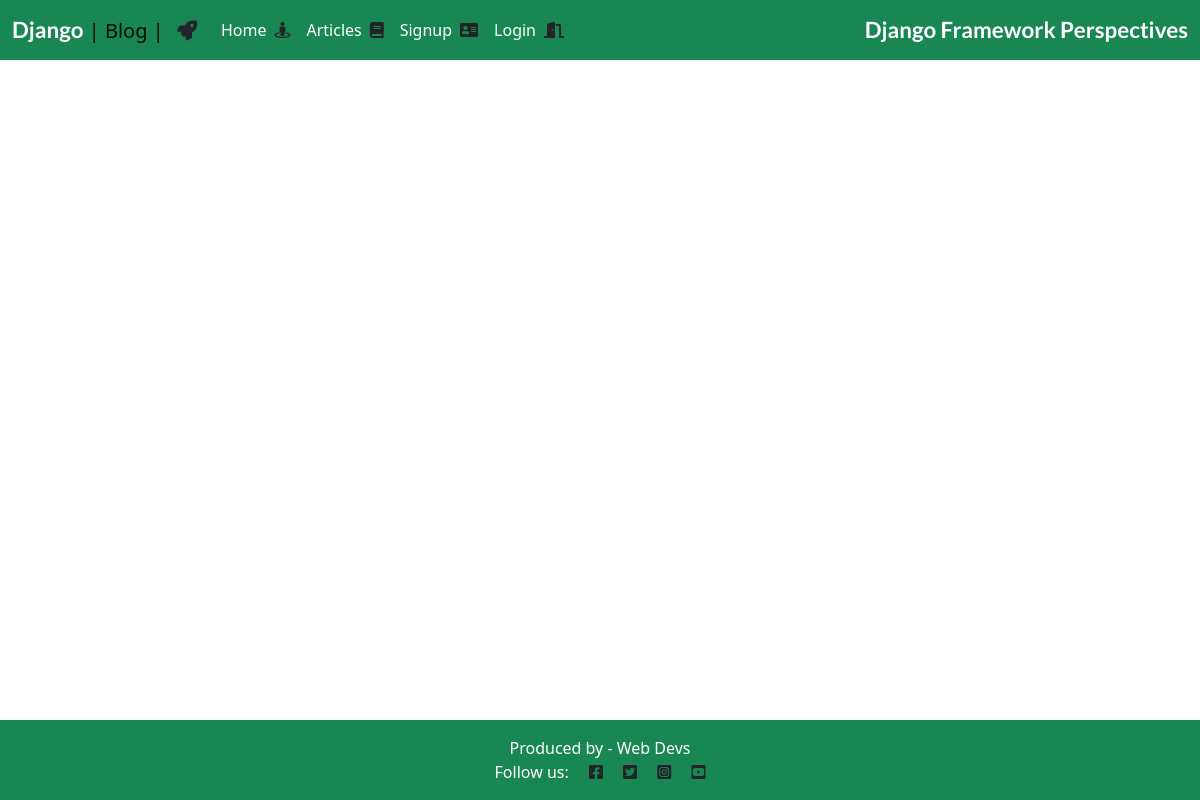
The app's page /article-list/, older data.
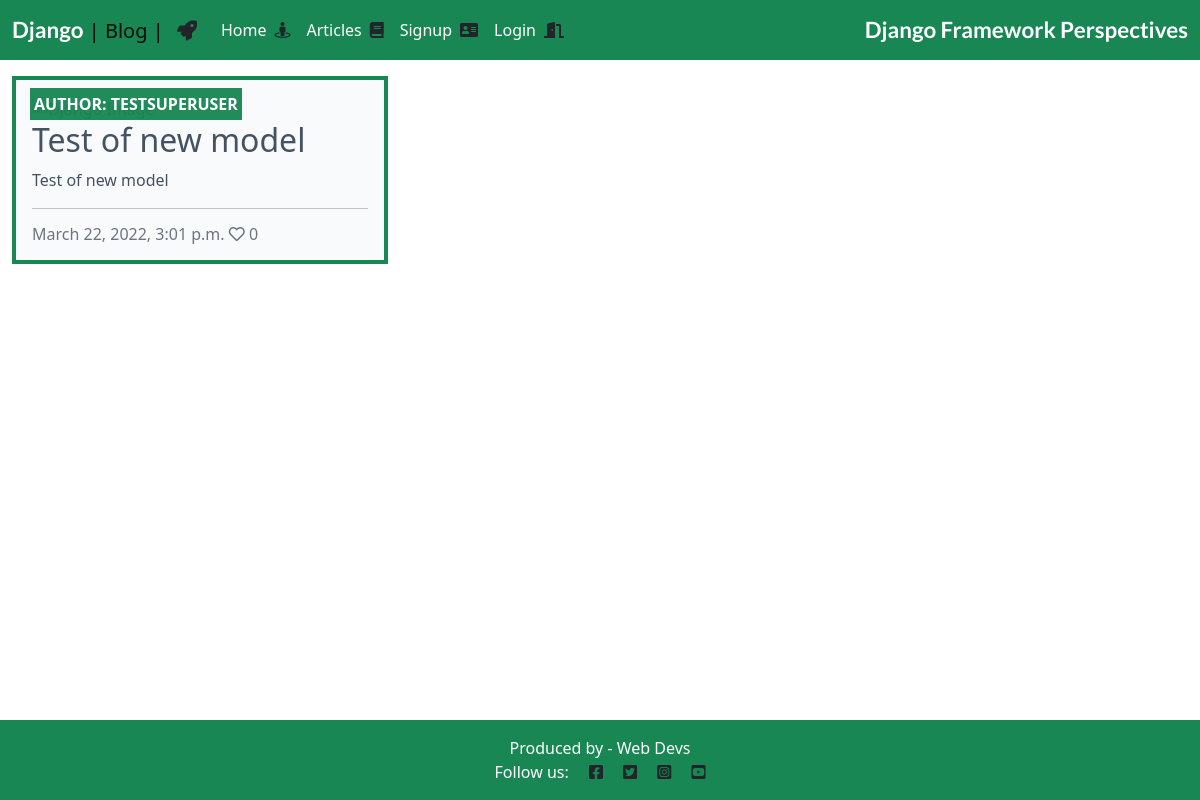
The same page, newer data.
### website/models.py (models this page shows, shortened)
class Article(models.Model):
    title = models.CharField(max_length=200, unique=True)
    slug = models.SlugField(max_length=200, unique=True)
    author = models.ForeignKey(
        User, on_delete=models.CASCADE, related_name="blog_articles"
    )
    featured_image = CloudinaryField('image', default='placeholder')
    excerpt = models.TextField(blank=True)
    updated_on = models.DateTimeField(auto_now=True)
    content = models.TextField()
    created_on = models.DateTimeField(auto_now_add=True)
    status = models.IntegerField(choices=STATUS, default=0)
    likes = models.ManyToManyField(
        User, related_name='blogarticle_like', blank=True)
    class Meta:
        ordering = ["-created_on"]
    def number_of_likes(self):
        return self.likes.count()

### website/views.py (the view)
# urls.py: path("article-list/", views.ArticleList.as_view(), name="article_list"),
class ArticleList(generic.ListView):
    model = Article
    queryset = Article.objects.filter(status=1).order_by('-created_on')
    template_name = 'index.html'
    paginate_by = 6

### templates/index.html (shortened to what this page needs)
{% extends "base.html" %}
{% block content %}
<div class="container-fluid">
    <div class="row">
        <div class="col-12 mt-3 left">
            <div class="row">
                {% for article in article_list %}
                <div class="col-sm-12 col-md-6 col-lg-4 card mb-4 ">
                    <div class="card-body card-body-background border border-success border-4">
                        <div class="image-container">
                            <div class="image-flash">
                                <p class="author">Author: {{ article.author }}</p>
                            </div>
                        </div>
                        <a href="{% url 'article_detail' article.slug  %}" class="post-link">
                            <h2 class="card-title text-black">{{ article.title }}</h2>
                            <p class="card-text text-black">{{ article.excerpt }}</p>
                        </a>
                        <hr>
                        <p class="card-text text-muted h6">{{ article.created_on}} <i class="far fa-heart"></i>
                            {{ article.number_of_likes }}</p>
                    </div>
                </div>
                {% endfor %}
            </div>
        </div>
    </div>
</div>
{%endblock%}

Row changes from the older to the newer data that the page shows:
added Article: author "TESTSUPERUSER", title "Test of new model", excerpt "Test of new model", created_on "March 22, 2022, 3:01 p.m.", number_of_likes "0"
